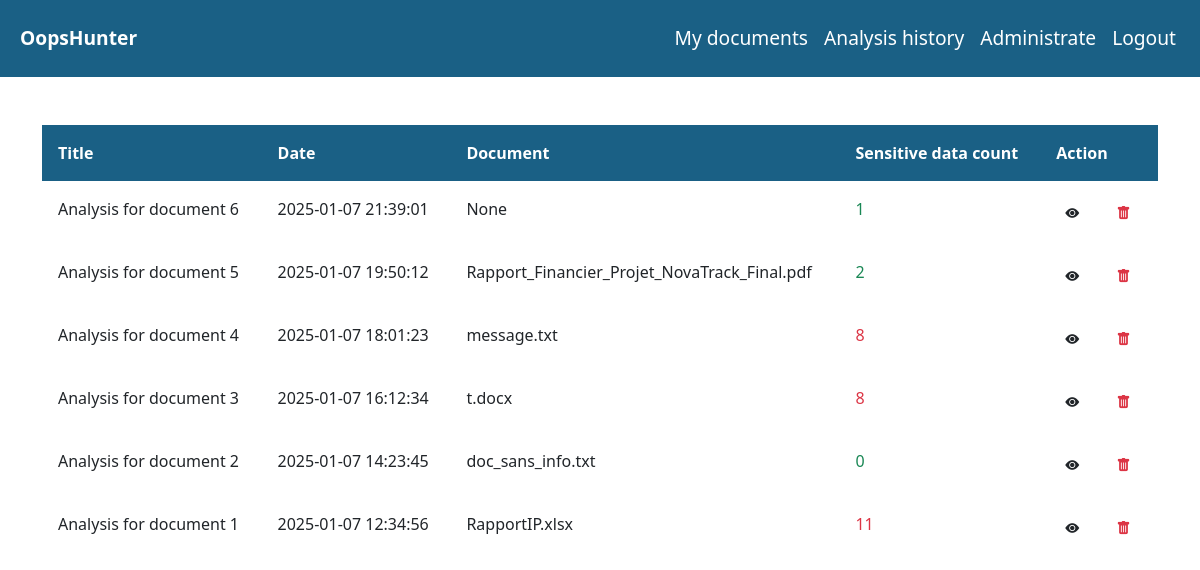
The app's page /analysis_history (signed in) with its own data.
### tables this page shows
CREATE TABLE ANALYSIS_REPORT(
   id_analysis INTEGER CONSTRAINT pk_analysis PRIMARY KEY AUTOINCREMENT,
   title VARCHAR(50),
   date_analysis DATETIME,
   id_document INTEGER NOT NULL,
   CONSTRAINT fk_document_analysis FOREIGN KEY(id_document)
      REFERENCES DOCUMENT(id_document)
);

### controllers/display_analysis_controller.py (the view)
@analysis_display_controller.route("/analysis_history")
@login_required
def show_analysis_history() :
    db = get_db()
    analysis = get_all_analysis(db)
    return render_template('/analysis_history/history.html', analysis=analysis)

### controllers/document_controller.py (called while the page is built)
@document_controller.teardown_app_request
def teardown_db(exception): close_db(exception)

### queries/display_analysis_queries.py (called while the page is built)
def get_db():
    db = getattr(g, '_database', None)
    if db is None:
        db = g._database = sqlite3.connect(DATABASE)
        db.row_factory = sqlite3.Row
    return db

### templates/analysis_history/history.html
{% extends "index.html" %}
{% block body %}
    <table class="table">
        <thead>
            <tr>
                <th class="p-3">Title</th>
                <th class="p-3">Date</th>
                <th class="p-3">Document</th>
                <th class="p-3">Sensitive data count</th>
                <th class="p-3">Action</th>
            </tr>
        </thead>
        <tbody>
            {% for a in analysis %}
                <tr>
                    <td class="p-3">{{ a.title }}</td>
                    <td class="p-3">{{ a.date_analysis }}</td>
                    <td class="p-3">{{ a.document_title }}</td>
                    <td class="p-3
                        {% if 0 <= a.sensitive_data_counted <= 3 %} text-success
                        {% elif 8 <= a.sensitive_data_counted %} text-danger
                        {% else %} text-dark
                        {% endif %}">
                        {{ a.sensitive_data_counted }}
                    </td>
                    <td class="p-3" class="d-flex align-items-center">
                        <a href="{{ url_for('analysis.show_analysis', analysis_id=a.id) }}" class="btn btn-sm text-dark rounded-circle">  <i class="bi bi-eye-fill"></i></a>
                        <form action="{{ url_for('analysis.delete_analysis_route', analysis_id=a.id) }}"
                        method="POST"
                        class="d-inline"
                        onsubmit="return confirm('Are you sure you want to delete this analysis?');">
                      <button type="submit"
                              class="btn btn-sm ms-3 text-danger rounded-circle border-0">
                          <i class="bi bi-trash-fill"></i>
                      </button>
                  </form>
                    </td>
                </tr>
            {% endfor %}
        </tbody>
    </table>
{% endblock %}

### static/styles.css (style rules this page uses)
.table>:not(caption)>*>* { border-bottom-width: 0px !important; }
thead { background: #1A6085; color: #ffff; }
.table thead { background-color: #1A6085; color: white; }

### records on screen
ANALYSIS_REPORT: title "Analysis for document 6", date_analysis "2025-01-07 21:39:01", document_title "None", sensitive_data_counted "1"
ANALYSIS_REPORT: title "Analysis for document 5", date_analysis "2025-01-07 19:50:12", document_title "Rapport_Financier_Projet_NovaTrack_Final.pdf", sensitive_data_counted "2"
ANALYSIS_REPORT: title "Analysis for document 4", date_analysis "2025-01-07 18:01:23", document_title "message.txt", sensitive_data_counted "8"
ANALYSIS_REPORT: title "Analysis for document 3", date_analysis "2025-01-07 16:12:34", document_title "t.docx", sensitive_data_counted "8"
ANALYSIS_REPORT: title "Analysis for document 2", date_analysis "2025-01-07 14:23:45", document_title "doc_sans_info.txt", sensitive_data_counted "0"
ANALYSIS_REPORT: title "Analysis for document 1", date_analysis "2025-01-07 12:34:56", document_title "RapportIP.xlsx", sensitive_data_counted "11"
